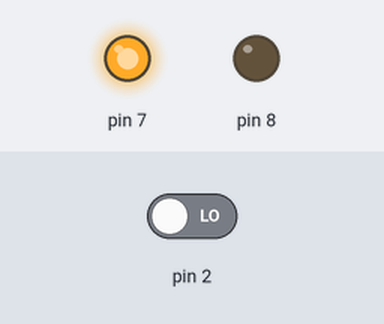
Recording of a sketch running on a simulated Arduino Uno, built with avr-gcc and run on an emulated ATmega328P. Shown: output pins drawn as LEDs (lit = HIGH). The inputs (shaded band) are chosen by the test bench; at power-on: pin 2 LOW.

Above: at 1.2 s.
1.3 s: pin 2 driven HIGH
At 2.5 s:
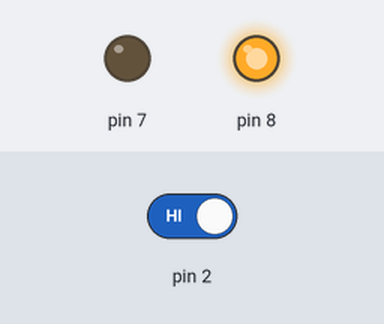
2.8 s: pin 2 driven LOW
At 3.7 s:
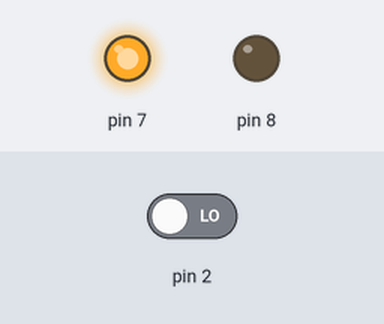
Timing chart, 0 to 5.8 s (numbered marks = the images above; inputs shaded):
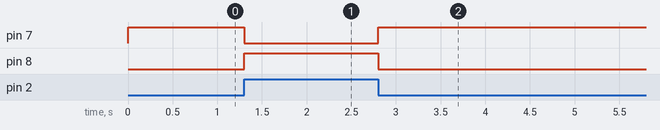

Measured:
- after the input at 1.3 s, pin 7: HIGH → LOW at once; pin 8: LOW → HIGH at once
- after the input at 2.8 s, pin 7: LOW → HIGH at once; pin 8: HIGH → LOW at once

The sketch:

flipflop.ino
```cpp
boolean __ardublockDigitalRead(int pinNumber)
{
  pinMode(pinNumber, INPUT);
  return digitalRead(pinNumber);
}


void setup()
{
  pinMode( 8 , OUTPUT);
  pinMode( 7 , OUTPUT);
}

void loop()
{
  if (__ardublockDigitalRead(2))
  {
    digitalWrite(8 , HIGH);
    digitalWrite(7 , LOW);
  }
  else
  {
    digitalWrite(8 , LOW);
    digitalWrite(7 , HIGH);
  }
}
```
